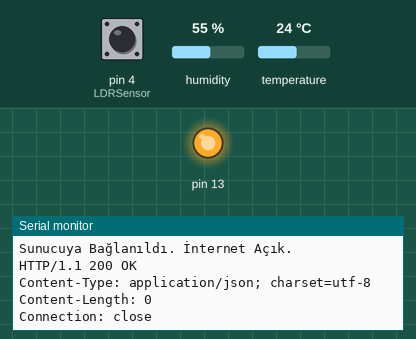
Simulated run of this sketch. Board: Arduino Uno, built with avr-gcc and run on an emulated ATmega328P. Parts: output pins drawn as LEDs (lit = HIGH), the last lines printed to the serial monitor. Inputs (shaded band) come from the test bench; at power-on: temperature 24 °C, pin 4 (LDRSensor) HIGH, humidity 55 %. WiFi joins after 1.5 s; servers stay silent unless stated; uploads are accepted with an empty reply.

Above: at 2.9 s.
3.0 s: temperature set to 33 °C
At 3.93 s:
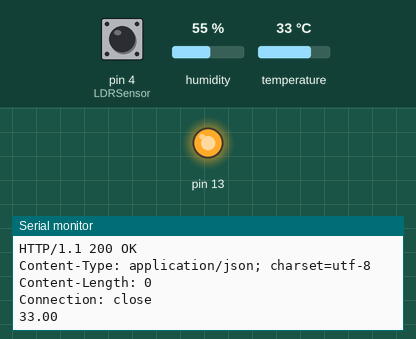
5.2 s: pin 4 (LDRSensor) driven LOW
At 5.36 s:
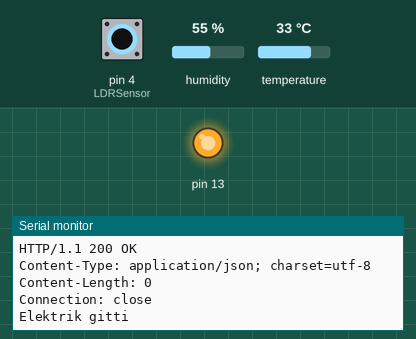
6.7 s: pin 4 (LDRSensor) driven HIGH
At 6.86 s:
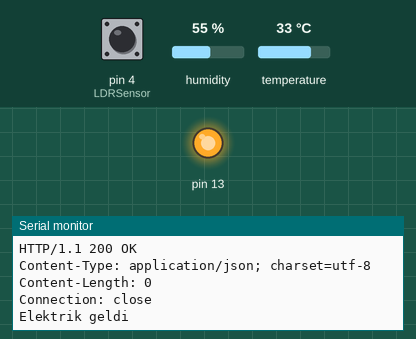
8.2 s: pin 4 (LDRSensor) pulsed LOW 2 times (0.12 s each, 0.3 s apart)
At 8.62 s:
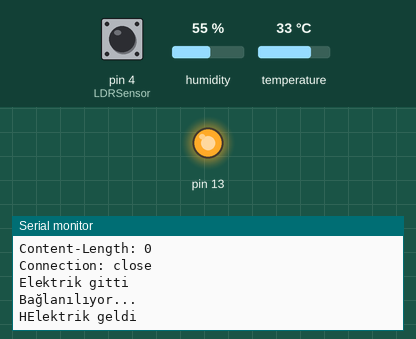

Measured:
- after the input at 3.0 s, the serial monitor: prints a new line after 0.78 s (image 1)
- after the input at 5.2 s, the serial monitor: prints a new line at once (image 2)
- after the input at 6.7 s, the serial monitor: prints a new line at once (image 3)
- after the input at 8.2 s, the serial monitor: prints a new line after 0.26 s (image 4)

The sketch:

Arduino_sms.ino
```cpp
#include <SPI.h>
#include <Ethernet.h>
#include <DHT.h>
#include <Wire.h>

//MAC Adresininizi Bilmiyorsanız Değiştirmeyiniz.
byte mac[] = {
  0xDE, 0xAD, 0xBE, 0xEF, 0xFE, 0xED
};
// Eğer DHCP Kullanılarak IP Adresi Alınamassa Alınacak IP Adresi
IPAddress ip(192, 1, 1, 1);
IPAddress myDns(192, 1, 1, 1);
IPAddress gateway(192, 1, 1, 1);
IPAddress subnet(255, 255, 255, 0);
EthernetClient client;
DHT dht(6, DHT22);
char server[] = "example.com";  // Bağlanılacak Sitenin URL si
int LDRSensor = 4;
int value = 0;
unsigned long smsEskiZaman = 0, voltEskiZaman = 0, volt2EskiZaman = 0;
unsigned long smsYeniZaman, voltYeniZaman, volt2YeniZaman;
String smsVeri;
int smsSayi = 0, smsDurum = 0, voltageSayi = 0, voltDurum = 0;


void setup() {
  pinMode(LDRSensor, INPUT);
  pinMode(13, OUTPUT);
  digitalWrite(13, LOW);
  Ethernet.init(10);
  Serial.begin(9600);
  dht.begin();

  // Ethernet Bağlantısı Açılıyor
  Serial.println("DHCP Kullanılarak IP Adresi Alınmaya Çalışıyor.");
  if (Ethernet.begin(mac) == 0) {
    Serial.println("DHCP Kullanılarak IP Adresi Alınamadı.");
    // Ethernet Shield Taranıyor
    if (Ethernet.hardwareStatus() == EthernetNoHardware) {
      Serial.println("Ethernet Shield bulunamadı. Lütfen Doğru Takdığınızdan Emin Olunuz. :(");
      //while (true) {
      //delay(1);
      //}
    }
    if (Ethernet.linkStatus() == LinkOFF) {
      Serial.println("Ethernet Kablosu Bağlanılmadı.");
    }

    Ethernet.begin(mac, ip, myDns, gateway, subnet);
    Serial.print("Statik IP Adresiniz: ");
    Serial.println(Ethernet.localIP());
  } else {
    Serial.print("DHCP Olarak Dağıtılan IP Adresiniz: ");
    Serial.println(Ethernet.localIP());
  }

  client.stop();
  // eğer bağlantı başarılı ise
  if (client.connect(server, 80)) {
    Serial.println("Bağlanılıyor...");
    // HTTP GET Request Gönderiliyor..
    smsVeri = "Sistem+Açıldı.";
    client.println("GET /PATH" + smsVeri + " HTTP/1.1");
    client.println("Host: "); //SİTE URL
    client.println();
    Serial.println("Sunucuya Bağlanıldı. İnternet Açık.");
    digitalWrite(13, HIGH);

  } else {
    // Eğer bağlantı başarısız ise
    Serial.println("Sunucuya Bağlanılmadı. İnternet Kapalı");
    digitalWrite(13, LOW);
    client.stop();
  }
}

void loop() {

  if (client.available()) {
    char c = client.read();
    Serial.write(c);
  }

  float sicaklik = dht.readTemperature(); //Sıcaklığı Ölçüyor
if (isnan(sicaklik)) {
    Serial.println("Sıcaklık okunamadı!");
    return; // veya hata durumunu yönet
}

  int voltageDurum = digitalRead(LDRSensor);
  // Serial.println(voltageDurum);
  /////////////////////////////////Elektrik/////////////////////////////
  if (voltageDurum == 0) {
    if (voltDurum == 0) {
      smsVeri = String(voltageSayi = voltageSayi + 1) + "+Elektrik+Gitti";
      Serial.println("Elektrik gitti");
      smsRequest(smsVeri);
      voltDurum = 1;
    }
  }
  if (voltageDurum == 0 && voltDurum == 1) {
    voltYeniZaman = millis() / 1000;
    if (voltYeniZaman - voltEskiZaman >= 300) {
      smsVeri = String(voltageSayi = voltageSayi + 1) + "+Elektrik+Gitti";
      Serial.println("Elektrik gitti");
      smsRequest(smsVeri);
      voltEskiZaman = voltYeniZaman;
    }
  }

  else if (voltageDurum == 1 && voltDurum == 1)
  {
    smsVeri = String(voltageSayi = voltageSayi + 1) + "+Elektrik+Geldi";
    Serial.println("Elektrik geldi");
    smsRequest(smsVeri);
    voltDurum = 0;
    voltageSayi = 0;
    volt2EskiZaman = volt2YeniZaman;
  }


  /////////////////////////////////Sıcaklık////////////////////////////
  if (sicaklik >= 30.00) {
    if (smsDurum == 0) {
      float mSicaklik = 30.00;
      smsVeri = String(smsSayi = smsSayi + 1) + "+Sicaklik+30+Dereceyi+Aşti";
      Serial.println(sicaklik);
      smsRequest(smsVeri);
      smsDurum = 1;
    }
  }
  if (sicaklik >= 30.00 && smsDurum == 1) {
    smsYeniZaman = millis() / 1000;
    if (smsYeniZaman - smsEskiZaman >= 300) {
      smsVeri = String(smsSayi = smsSayi + 1) + "+Sicaklik+30+Dereceyi+Aşti";
      Serial.println(sicaklik);
      smsRequest(smsVeri);
      smsEskiZaman = smsYeniZaman;
    }
  }

  else if (sicaklik > 28.90 && sicaklik <= 29.50)
  {
    smsDurum = 0;
    smsSayi = 0;
  }
}
/////////////////////////////////smsRequest////////////////////////////
void smsRequest(String smsVeri) {
  // eğer bağlantı başarılı ise
  client.stop();
  if (client.connect(server, 80)) {
    Serial.println("Bağlanılıyor...");
    // HTTP GET Request Gönderiliyor..

    client.println("GET /PATH" + smsVeri + " HTTP/1.1");
    client.println("Host: example.com"); //Site URL
    client.println("Connection: keep-alive");
    client.println();
  } else {
    // Eğer bağlantı başarısız ise
    Serial.println("Bağlantı Başarısız.");
  }
}
```
